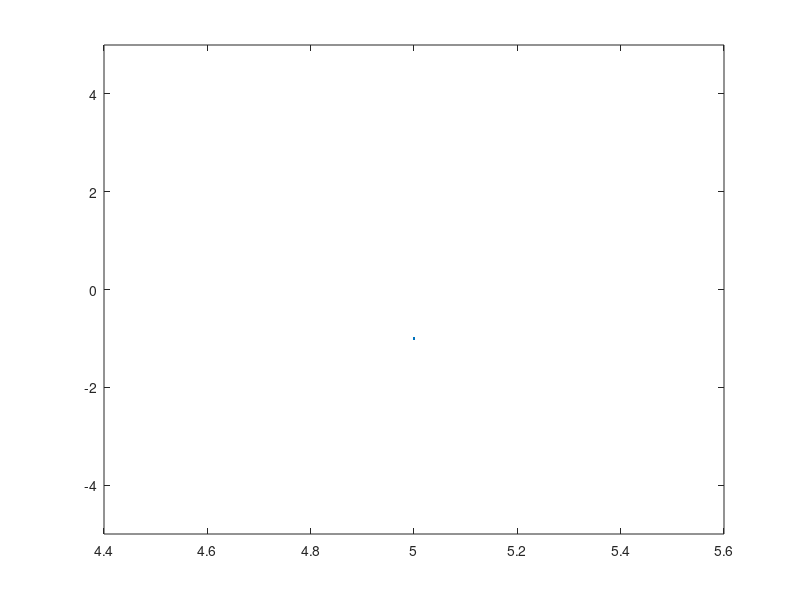

This chart was generated by the following MATLAB code:
t1=input('enter lower value of time');
t2=input('enter upper value of time');
t=t1:t2;
duty=input('enter duty cycle');
y=square(t,duty);
plot(t,y);
ylim([-5 5]);